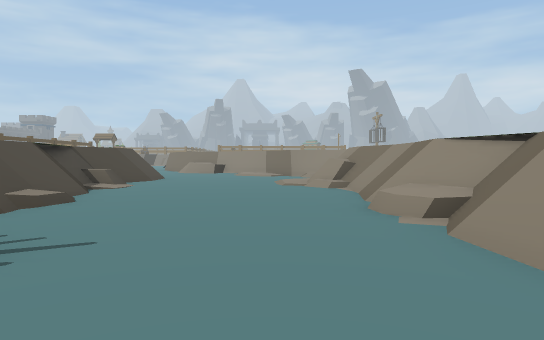
[1] (above)

16 first-person views from a walk through a Unity game level. The camera is 1.4 m above the floor, tilts 2° down and sees 75° across. The floor is counted in squares, 2 m on a side. Each view is taken from the middle of a square. On the plan, view 1 faces up. The plan holds only what a view shows up to about 11 squares ahead; the rest is blank. The place goes on beyond the plan. The player character is not drawn. Some surface patterns are stand-ins.

[2]
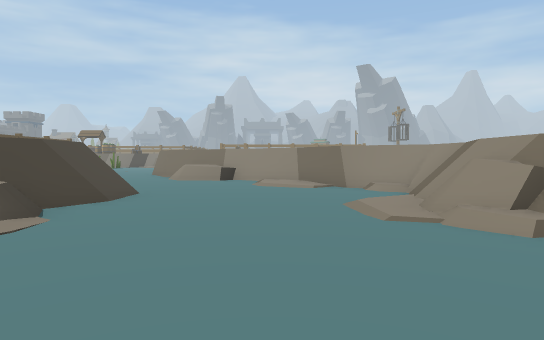

[3]
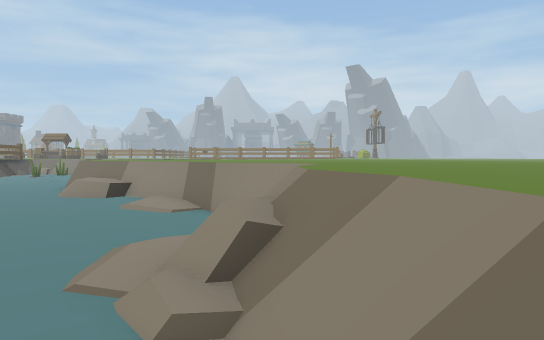

[4]
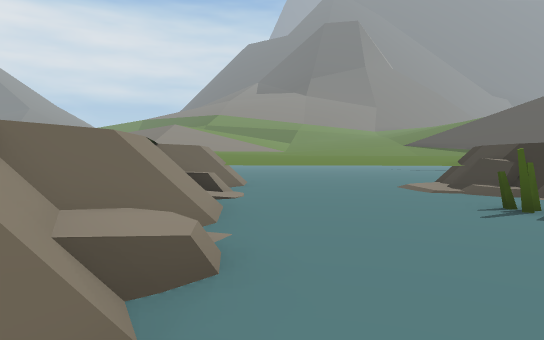

[5]
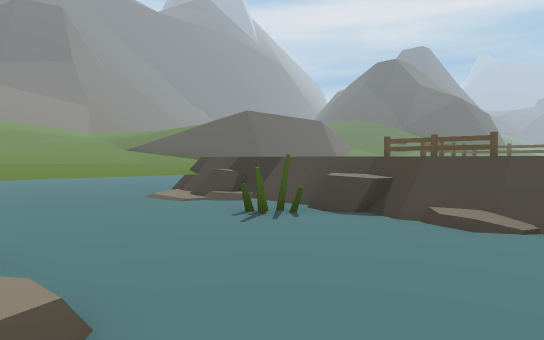

[6]
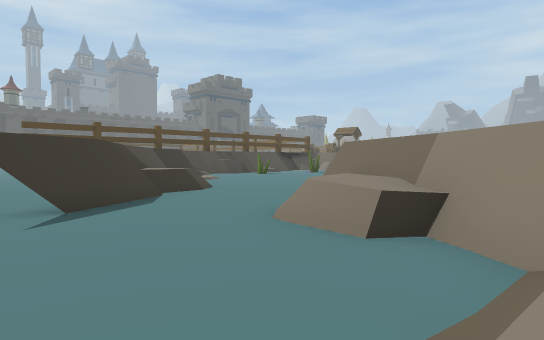

[7]
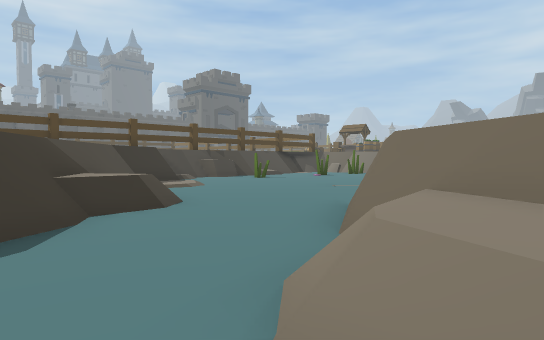

[8]
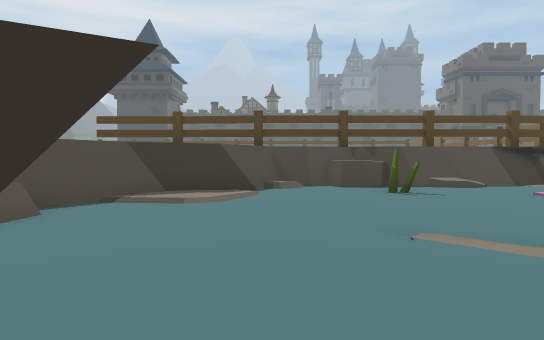

[9]
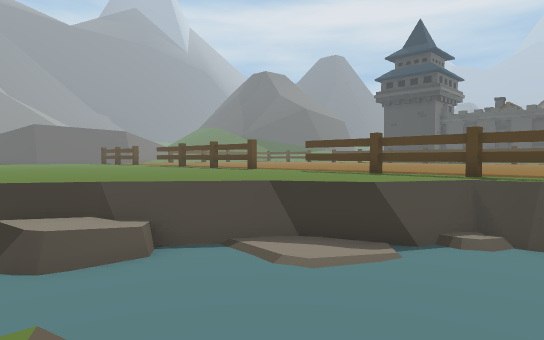

[10]
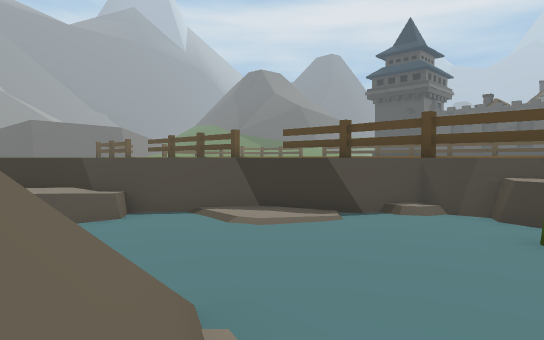

[11]
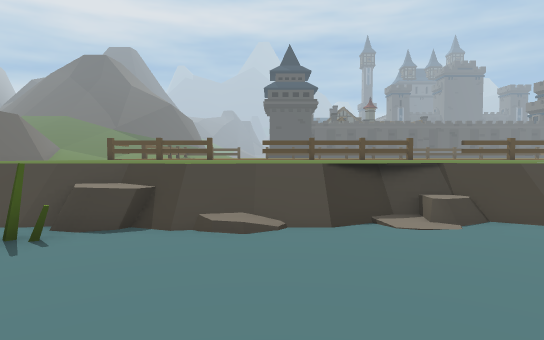

[12]
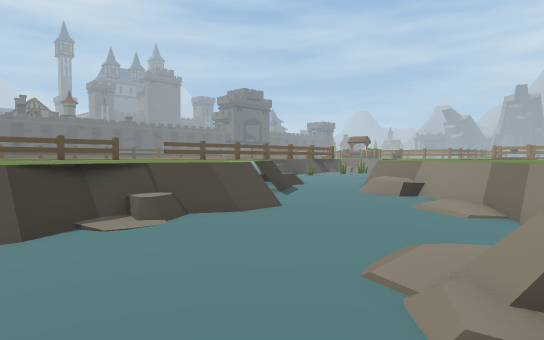

[13]
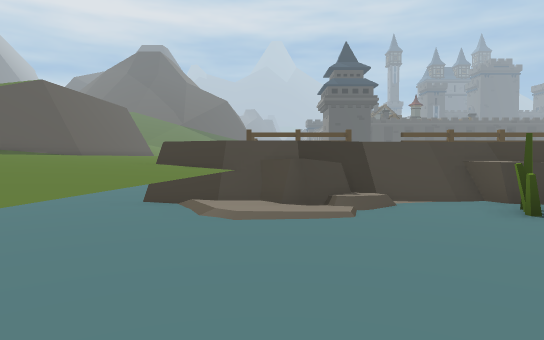

[14]
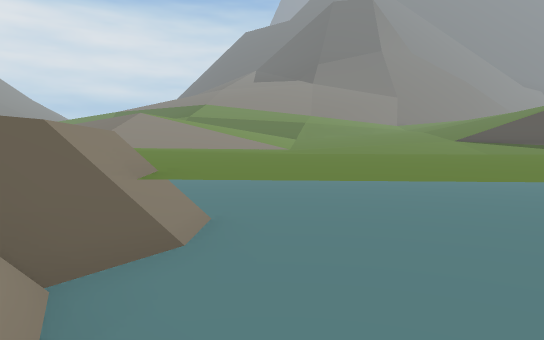

[15]
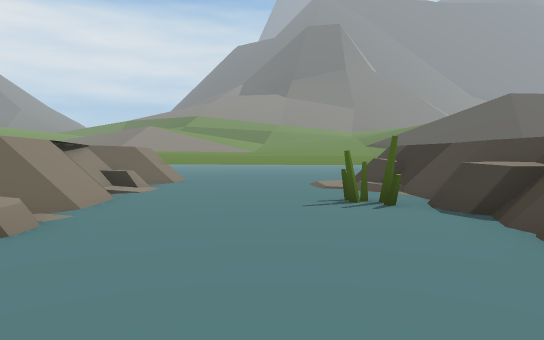

[16]
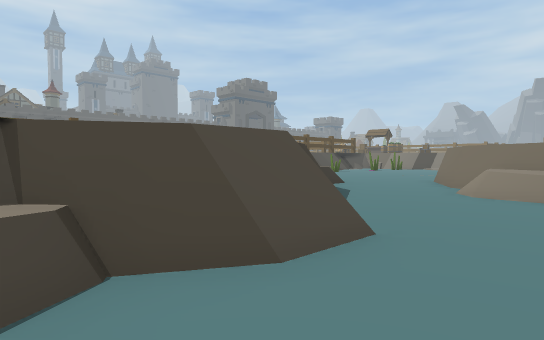

### Floor plan
Key: @ floor where view 1 was taken; # wall or solid block; x gap in a wall; . main floor; : floor 0.25 m higher than the main floor; + floor 0.75 m higher than the main floor; * floor 1 m higher than the main floor; % floor 1.25 m higher than the main floor; & floor 2 m higher than the main floor; / step, stairs or slope; = window, fence, low wall or low ledge; ^ raised ledge; P plant.
Columns run from 19 left of view 1 to 6 right of it. Each row starts with its distance up from view 1.
 25       ....
 24     .=....../
 23    ..=.=...//
 22   ...#.....//.
 21 .....##........
 20 ......##/....#
 19  ......#=....##
 18   ......##=...###..
 17    ......##=...=##........
 16     ......###...=##.
 15      .......##....=#.....
 14       .......#....:##
 13        .............##....
 12         ..... . ...../....
 11          .... .=....//....
 10          .. ..#=..../ ...
  9          .. ..^=....=/...
  8           ....#=....//..
  7           . . .x...../.
  6           . . .+...../.
  5           . . .#.....##
  4           . . .#.....##
  3           . . .=...../.
  2               . .P...=.
  1               .//....=#
  0               .#/..@.==
 -1                ##/....#
 -2              ==#=/*..=.
 -3               &%%%%***&
 -4               %%%%%%%%%

Positions as (right, up) in squares from view 1, and headings:
1: (0, 0), facing up
2: (-1, 5), facing up
3: (2, 6), facing up
4: (1, 7), facing down
5: (2, 7), facing down-left
6: (-1, 13), facing up-left
7: (-3, 15), facing up-left
8: (-5, 21), facing left
9: (-7, 23), facing down-left
10: (-7, 24), facing down-left
11: (2, 6), facing left
12: (2, 6), facing up-left
13: (2, -1), facing left
14: (1, 1), facing down
15: (-1, 8), facing down
16: (-2, 9), facing up-left
